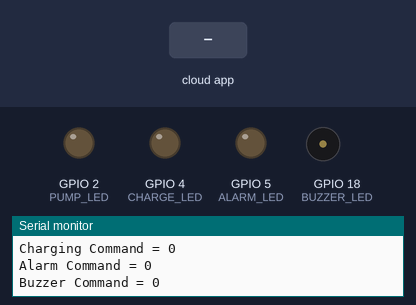
This sketch was run on a simulated ESP32. Parts: output pins drawn as LEDs (lit = HIGH), buzzer (waves = sounding, pin HIGH), the last lines printed to the serial monitor. Inputs (shaded band) come from the test bench. WiFi joins after 1.5 s; servers stay silent unless stated; random numbers use the default seed unless the sketch sets one; the Firebase database answers and starts empty.

Above: at 2.7 s.
2.8 s: the phone or cloud app sets pumpCommand to 1
At 5.0 s:
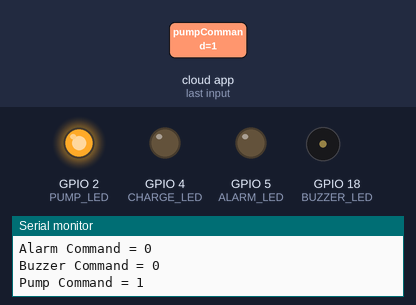
5.3 s: the phone or cloud app sets chargingRelayCommand to 1
At 8.4 s:
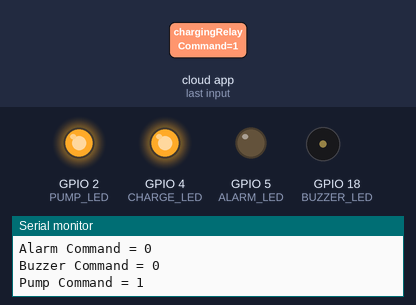
8.7 s: the phone or cloud app sets alarmCommand to 1
At 10.9 s:
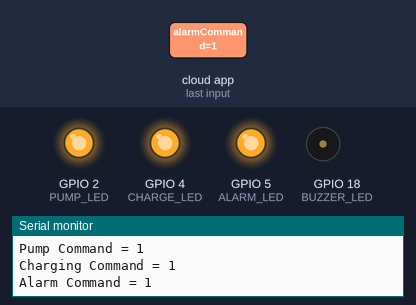
11.2 s: the phone or cloud app sets buzzerCommand to 1
At 14.3 s:
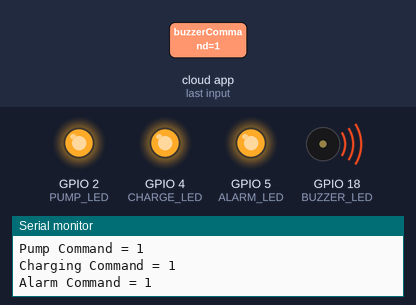
14.6 s: the phone or cloud app sets pumpCommand to 0
At 16.2 s:
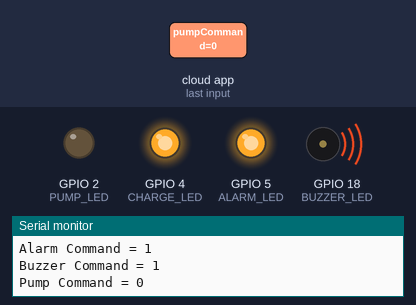
16.5 s: the phone or cloud app sets chargingRelayCommand to 0
At 19.9 s:
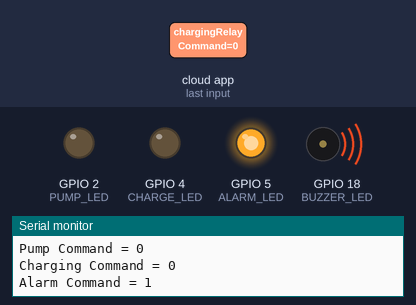
Timing chart, 0 to 20.9 s (numbered marks = the images above; inputs shaded):
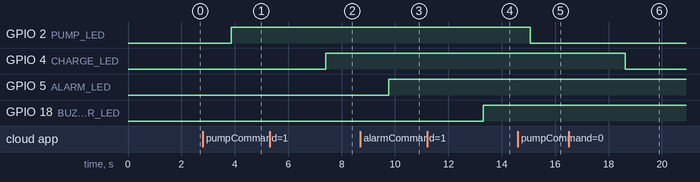

Measured:
- after the input at 2.8 s, GPIO 2 (PUMP_LED): LOW → HIGH after 1.1 s
- after the input at 5.3 s, GPIO 4 (CHARGE_LED): LOW → HIGH after 2.1 s
- after the input at 8.7 s, GPIO 5 (ALARM_LED): LOW → HIGH after 1.1 s
- after the input at 11.2 s, GPIO 18 (BUZZER_LED): LOW → HIGH after 2.1 s
- after the input at 14.6 s, GPIO 2 (PUMP_LED): HIGH → LOW after 0.47 s
- after the input at 16.5 s, GPIO 4 (CHARGE_LED): HIGH → LOW after 2.1 s

The sketch:

code.ino
```cpp
#include <WiFi.h>
#include <Firebase_ESP_Client.h>

#define WIFI_SSID "kirannn"
#define WIFI_PASSWORD "hi123456"
#define API_KEY "AIzaSyDyarIz3njiC3IUH3i-5cf3fIfwQ-a3-wM"// Firebase Credentials
#define DATABASE_URL "https://solarpumpcontroller-default-rtdb.firebaseio.com/"
FirebaseData fbdo;
FirebaseAuth auth;
FirebaseConfig config;
#define PUMP_LED     2  //pin config
#define CHARGE_LED   4
#define ALARM_LED    5
#define BUZZER_LED   18

unsigned long previousMillis = 0;

void setup()
{
  Serial.begin(115200);

  pinMode(PUMP_LED, OUTPUT);
  pinMode(CHARGE_LED, OUTPUT);
  pinMode(ALARM_LED, OUTPUT);
  pinMode(BUZZER_LED, OUTPUT);

  digitalWrite(PUMP_LED, LOW);
  digitalWrite(CHARGE_LED, LOW);
  digitalWrite(ALARM_LED, LOW);
  digitalWrite(BUZZER_LED, LOW);

  Serial.println("\nConnecting WiFi...");

  WiFi.begin(WIFI_SSID, WIFI_PASSWORD);

  while (WiFi.status() != WL_CONNECTED)
  {
    delay(500);
    Serial.print(".");
  }

  Serial.println("\nWiFi Connected");
  Serial.print("IP Address: ");
  Serial.println(WiFi.localIP());

  config.api_key = API_KEY;
  config.database_url = DATABASE_URL;

  if (Firebase.signUp(&config, &auth, "", ""))
  {
    Serial.println("Firebase SignUp Success");
  }
  else
  {
    Serial.printf("Firebase SignUp Failed: %s\n",
                  config.signer.signupError.message.c_str());
  }

  Firebase.begin(&config, &auth);
  Firebase.reconnectWiFi(true);

  Serial.println("Waiting for Firebase...");

  while (!Firebase.ready())
  {
    delay(500);
    Serial.print(".");
  }

  Serial.println("\nFirebase Ready");
}

void loop()
{

  if (millis() - previousMillis > 5000)   // Upload data every 5 seconds
  {
    previousMillis = millis();

    float solarVoltage = random(180, 250) / 10.0;
    float batteryVoltage = random(110, 140) / 10.0;
    float pumpCurrent = random(0, 50) / 10.0;
    int tankLevel = random(0, 100);

    Firebase.RTDB.setFloat(&fbdo, "/data/solarVoltage", solarVoltage);
    Firebase.RTDB.setFloat(&fbdo, "/data/batteryVoltage", batteryVoltage);
    Firebase.RTDB.setFloat(&fbdo, "/data/pumpCurrent", pumpCurrent);
    Firebase.RTDB.setInt(&fbdo, "/data/tankLevel", tankLevel);

    Firebase.RTDB.setInt(&fbdo, "/data/pumpStatus",
                         digitalRead(PUMP_LED));

    Firebase.RTDB.setInt(&fbdo, "/data/chargingStatus",
                         digitalRead(CHARGE_LED));

    Firebase.RTDB.setInt(&fbdo, "/data/dryRunStatus", 0);

    Firebase.RTDB.setString(&fbdo,
                            "/data/systemStatus",
                            "Healthy");

    Serial.println("Data Uploaded");
  }


  if (Firebase.RTDB.getInt(&fbdo, "/commands/pumpCommand"))   // Pump Command
  {
    int value = fbdo.intData();

    digitalWrite(PUMP_LED, value);

    Serial.print("Pump Command = ");
    Serial.println(value);
  }


  if (Firebase.RTDB.getInt(&fbdo,
                           "/commands/chargingRelayCommand"))    // Charging Relay Command
  {
    int value = fbdo.intData();

    digitalWrite(CHARGE_LED, value);

    Serial.print("Charging Command = ");
    Serial.println(value);
  }


  if (Firebase.RTDB.getInt(&fbdo,
                           "/commands/alarmCommand"))    // Alarm Command
  {
    int value = fbdo.intData();

    digitalWrite(ALARM_LED, value);

    Serial.print("Alarm Command = ");
    Serial.println(value);
  }


  if (Firebase.RTDB.getInt(&fbdo,
                           "/commands/buzzerCommand"))     // Buzzer Command
  {
    int value = fbdo.intData();

    digitalWrite(BUZZER_LED, value);

    Serial.print("Buzzer Command = ");
    Serial.println(value);
  }

  delay(500);
}
```
